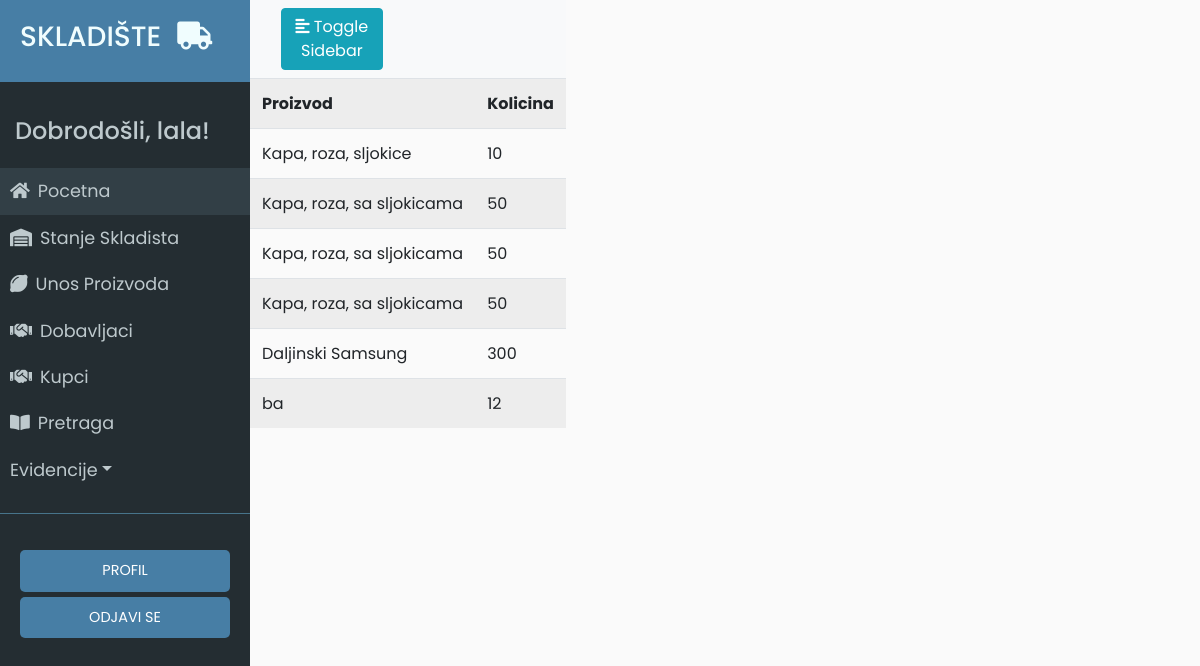
Page /stanje_skladista (signed in) on the earlier database version.
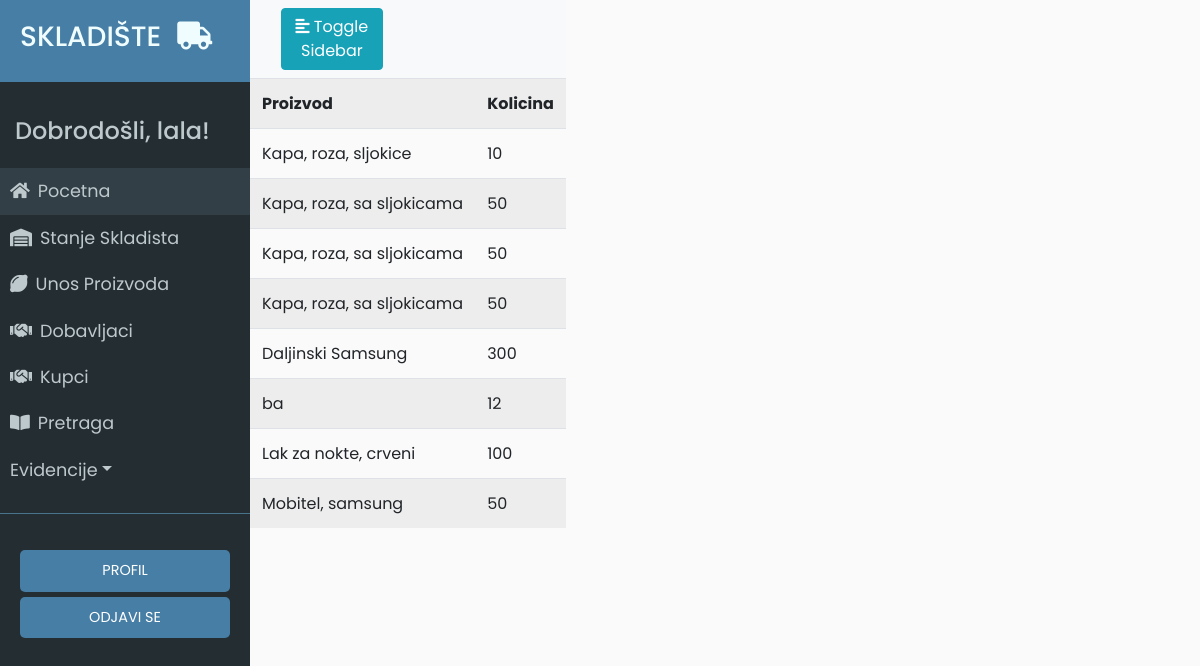
Same page on the later database version.
### app/models.py (models this page shows, shortened)
class User(UserMixin, db.Model):
	id = db.Column(db.Integer, primary_key=True)
	username = db.Column(db.String(64), index=True, unique=True)
	email = db.Column(db.String(120), index=True, unique=True)
	password_hash = db.Column(db.String(128))
	last_seen = db.Column(db.DateTime, default=datetime.utcnow)
	evidencija_unosa = db.relationship('EvidencijaUnosa', backref='user', lazy='dynamic')
	evidencija_izdavanja = db.relationship('EvidencijaIzdavanja', backref='user', lazy='dynamic')

class Proizvod(db.Model):
	__searchable__ = ['name']
	id = db.Column(db.Integer, primary_key=True)
	name = db.Column(db.String(64))
	kolicina = db.Column(db.Integer)
	zemlja_podrijetla = db.Column(db.String(64))
	datum_unosa = db.Column(db.DateTime, default=datetime.utcnow)
	evidencija_unosa = db.relationship('EvidencijaUnosa', backref='proizvod', lazy='dynamic')
	evidencija_izdavanja = db.relationship('EvidencijaIzdavanja', backref='proizvod', lazy='dynamic')

### app/routes.py (the view)
@app.route('/stanje_skladista')
@login_required
def stanje_skladista():
	proizvodi = Proizvod.query.all()
	return render_template('stanje_skladista.html', title='Stanje skladista', proizvodi=proizvodi)

### app/models.py (called while the page is built)
@login.user_loader
def load_user(id):
	return User.query.get(int(id))

### app/routes.py (called while the page is built)
@app.before_request
def before_request():
	if current_user.is_authenticated:
		current_user.last_seen = datetime.utcnow()
		db.session.commit()

### app/templates/stanje_skladista.html
{% extends "base.html" %}
{% block content %}
<table class="table table-striped">
	<tr>
        <th>Proizvod</th>
        <th>Kolicina</th>
    </tr>
    {% for proizvod in proizvodi %}
    <tr>
    	<td><a href="proizvod/{{proizvod.name}}">{{ proizvod.name }}</a></td>
    	<td>{{ proizvod.kolicina }}</td>
    </tr>
    {% endfor %}
</table>
{% endblock %}

### app/templates/base.html (shortened to what this page needs)
<html>
<head>
	<link rel="stylesheet" href="https://stackpath.bootstrapcdn.com/bootstrap/4.2.1/css/bootstrap.min.css" integrisha384-GJzZqFGwb1QTTN6wy59ffF1BuGJpLSa9DkKMp0DgiMDm4iYMj70gZWKYbI706tWS">
	<link href="../static/style.css" type="text/css" rel="stylesheet">
	<link rel="stylesheet" href="https://use.fontawesome.com/releases/v5.7.1/css/all.css">
</head>
<body>
	<div class="wrapper">
	<nav id="sidebar">
		<div class="sidebar-header ">
			<h3 class="alen">SKLADIŠTE<i class="fas fa-truck ml-3"></i></h3>
		</div>
		<ul class="list-unstyled components">
			<h4>Dobrodošli, {{ current_user.username }}!</h4>
			<li class="active">
				<a href="{{ url_for('index') }}"><i class="fas fa-home mr-2"></i>Pocetna</a>
			</li>
			<li>
				<a href="{{ url_for('stanje_skladista') }}"><i class="fas fa-warehouse mr-2"></i>Stanje Skladista</a>
			</li>
			<li>
				<a href="{{ url_for('unos_proizvoda') }}"><i class="fas fa-lemon mr-2"></i>Unos Proizvoda</a>
			</li>
			<li>
				<a href="{{ url_for('dobavljaci') }}"><i class="fas fa-handshake mr-2"></i>Dobavljaci</a>
			</li>
			<li>
				<a href="{{ url_for('kupci') }}"><i class="fas fa-handshake mr-2"></i>Kupci</a>
			</li>
            <li>
                <a href="{{ url_for('search') }}"><i class="fas fa-book-open mr-2"></i>Pretraga</a>
            </li>
			<li>
				<a href="#pageSubmenu" data-toggle="collapse" aria-expanded="false" class="dropdown-toggle">Evidencije</a>
			</li>
		</ul>
		<ul class="list-unstyled CTAs">
                <li>
                    <a href="{{ url_for('user', username=current_user.username) }}" class="tipka">PROFIL</a>
                </li>
                <li>
                    <a href="{{ url_for('logout') }}" class="tipka">ODJAVI SE</a>
                </li>
            </ul>
	</nav>
		<div id="content">
			<nav class="navbar navbar-expand-lg navbar-light bg-light">
	        <div class="container-fluid">
	            <button type="button" id="sidebarCollapse" class="btn btn-info">
	                <i class="fas fa-align-left"></i>
	                <span>Toggle Sidebar</span>
	            </button> <br>
	    </div>
	</nav>
			{% block content %}
			{% endblock %}
		</div>
</body>
</html>

### app/static/style.css (style rules this page uses)
body { font-family: 'Poppins', sans-serif; background: #fafafa; }
h4 { padding: 15px; }
.wrapper { display: flex; width: 100%; align-items: stretch; }
a, a:hover, a:focus { color: inherit; text-decoration: none; transition: all 0.3s; }
#sidebar { min-width: 250px; max-width: 250px; min-height: 100vh; background: #242d32; color: #bec9cd; transition: all 0.3s; }
#sidebar .sidebar-header { padding: 20px; background: #477ea5; color: #f0fdfe; }
#sidebar ul.components { padding: 20px 0; border-bottom: 1px solid #47748b; }
#sidebar ul li a { padding: 10px; font-size: 1.1em; display: block; }
#sidebar ul li.active > a, a[aria-expanded="true"] { color: #bec9cd; background: #323f46; }
ul.CTAs { padding: 20px; }
ul.CTAs a { text-align: center; font-size: 0.9em !important; display: block; border-radius: 5px; margin-bottom: 5px; }
.tipka { background-color: #477ea5; color: white; }

Differences in the rows shown:
added Proizvod: name "Lak za nokte, crveni", kolicina "100"
added Proizvod: name "Mobitel, samsung", kolicina "50"
